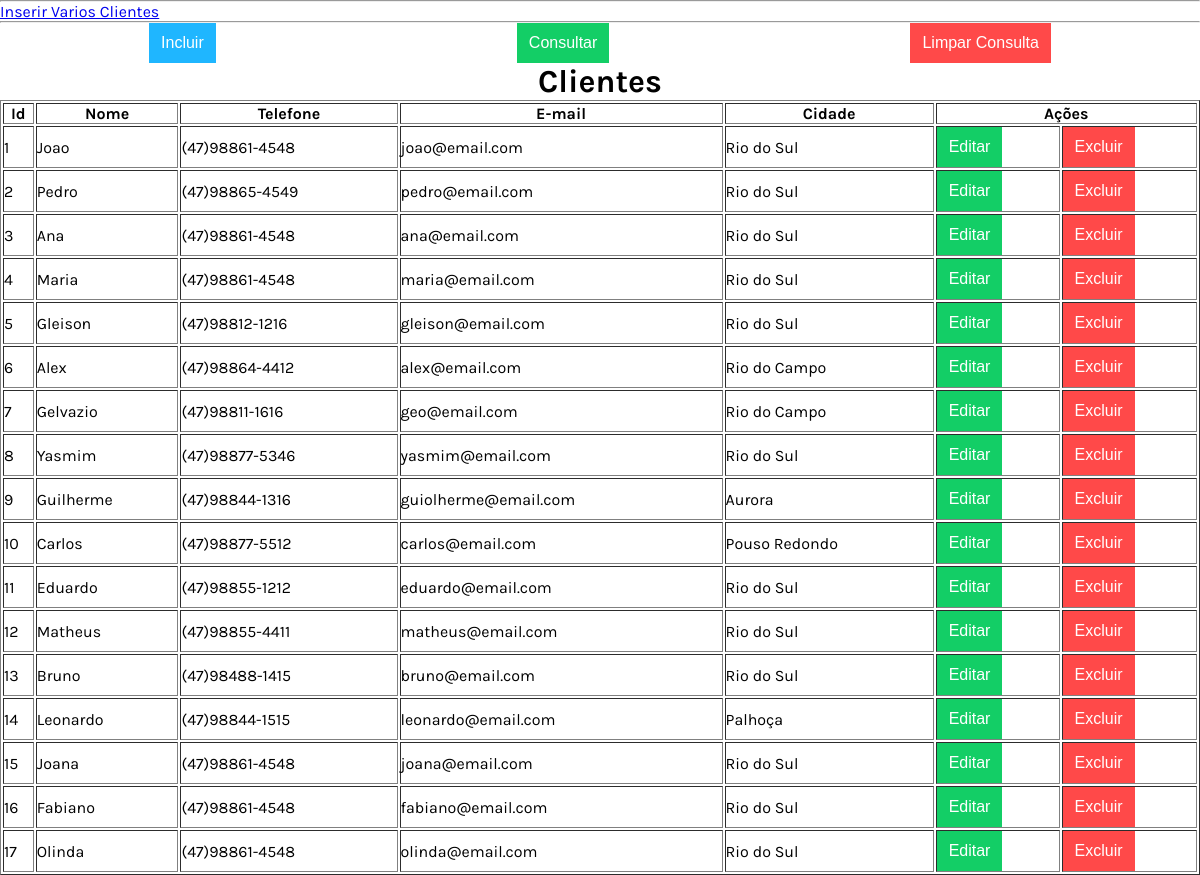
Page /consulta-cliente-simples.php on the earlier database version.
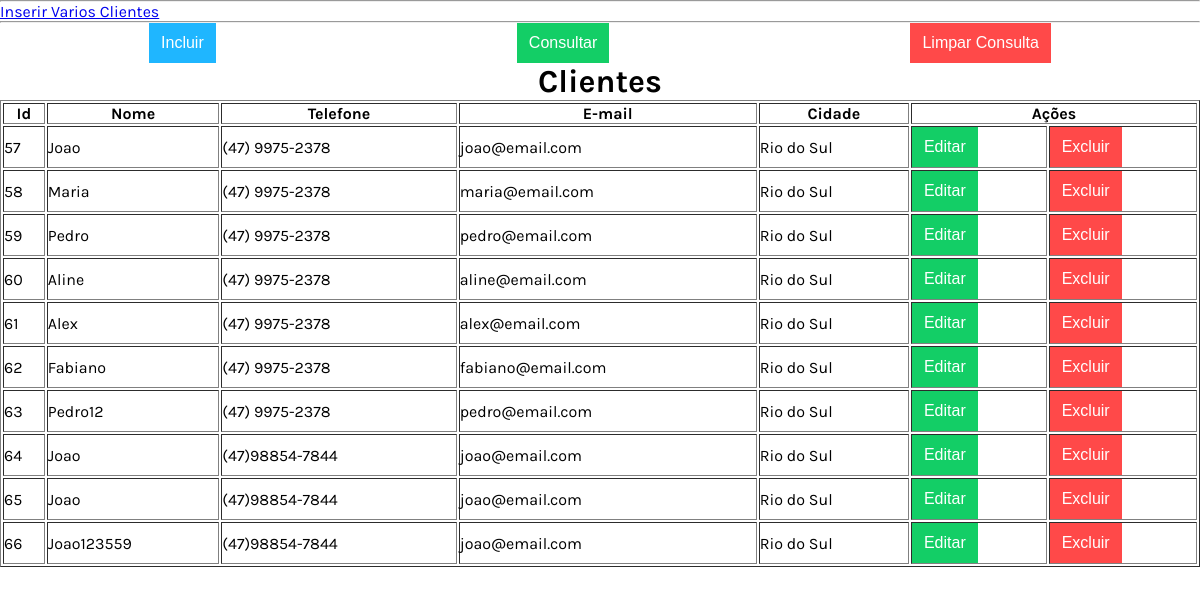
Same page on the later database version.
### tables this page shows
CREATE TABLE cliente (cliente_id INTEGER PRIMARY KEY AUTOINCREMENT NOT NULL, nome TEXT, telefone TEXT, email TEXT, cidade TEXT);

### consulta-cliente-simples.php (the view, shortened to what the changed rows need)
<?php
function getDados(){
    $pdo = getConexao();
    $query = "SELECT * FROM `cliente`";
    $stmt = $pdo->prepare($query);
    $stmt->execute();
    $aDados = array();
    while ($result = $stmt->fetch(PDO::FETCH_ASSOC)) {
        $aDados[] = $result;
    }
    return $aDados;
}
function getColunasTabela(){
    $html_colunas_tabela = '';
    $aDados = getDados();
    if (count($aDados)) {
        foreach ($aDados as $aContato) {
            $html_colunas_tabela .= "<tr>";
            $cliente_id = $aContato["cliente_id"];
            $nome       = $aContato["nome"];
            $telefone   = $aContato["telefone"];
            $email      = $aContato["email"];
            $cidade     = $aContato["cidade"];
            $html_colunas_tabela .= "<td>$cliente_id</td>";
            $html_colunas_tabela .= "<td>$nome</td>";
            $html_colunas_tabela .= "<td>$telefone</td>";
            $html_colunas_tabela .= "<td>$email</td>";
            $html_colunas_tabela .= "<td>$cidade</td>";
            $html_colunas_tabela .= getAcoesCliente($cliente_id);
            $html_colunas_tabela .= "</tr>";
        }
    } else {
        $html_colunas_tabela .= "<tr><td colspan=\"7\" align='center'>Sem dados para exibir</td></tr>";
    }
    return $html_colunas_tabela;
}
function getAcoesCliente($cliente_id) {
    $html_acao = '<td>
                        <button type="button" class="button green"
                            onclick="editarCliente(' . $cliente_id . ')">Editar</button>
                   </td>
                   <td>
                        <button type="button" class="button red"
                            onclick="excluirCliente(' . $cliente_id . ')">Excluir</button>
                    </td>';
    return $html_acao;
}
function carregaCabecalho() {
    $html = '<!DOCTYPE html>
            <html lang="pt-BR">
            <head>
                <meta charset="UTF-8">
                <meta http-equiv="X-UA-Compatible" content="IE=edge">
                <meta name="viewport" content="width=device-width, initial-scale=1.0">
                <link rel="preconnect" href="https://fonts.gstatic.com">
                <link href="https://fonts.googleapis.com/css2?family=Karla:ital,wght@0,400;0,700;1,200;1,800&display=swap"
                      rel="stylesheet">
                <link rel="stylesheet" href="css/button.css">
                <link rel="stylesheet" href="css/main.css">
                <link rel="stylesheet" href="css/button.css">
                <link rel="stylesheet" href="css/records.css">
                <link rel="stylesheet" href="css/modal.css">
                <script src="js/jquery.min.js" defer></script>
                <script src="js/cliente.js" defer></script>
                <title>Cliente</title>
            </head>
            <body>';
    return $html;
}
function getAcoesInclusao(){
    return '<section class="acoes">
                <button type="button" class="button blue mobile" id="cadastrarCliente">Incluir</button>
                <button type="button" class="button green" id="consultarDadosCliente">Consultar</button>
                <button type="button" class="button red" id="limparDadosCliente">Limpar Consulta</button>
            </section>';
}
function getModalClientes(){
    return '<div class="modal" id="modal">
            <div class="modal-content">
                <header class="modal-header">
                    <h2>Novo Cliente</h2>
                    <span class="modal-close" id="modalClose">&#10006;</span>
                </header>
                <form id="form" class="modal-form">
                    <input type="hidden" id="cliente_id" class="modal-field" placeholder="Id">
                    <input type="text" id="nome" data-index="new" class="modal-field" placeholder="Nome do Cliente" required value="Joao">
                    <input type="text" id="telefone" class="modal-field" placeholder="Telefone..." required value="(47)98854-7844">
                    <input type="email" id="email" class="modal-field" placeholder="E-mail..." required value="joao@email.com">
                    <input type="text" id="cidade" class="modal-field" placeholder="Cidade..." required value="Rio do Sul">
                </form>
                <footer class="modal-footer" id="modal-footer">
                    <button id="salvar" class="button green">Salvar</button>
                    <button id="cancelar" class="button blue">Cancelar</button>
                </footer>
            </div>
        </div>';
}
function carregaClientes(){
    $html_tabela = carregaCabecalho();
    $html_tabela .= '<a href="executa_insert_clientes.php" >Inserir Varios Clientes</a>';
    $html_tabela .= "<hr>";
    $html_tabela .= getAcoesInclusao();
    $html_tabela .= "<table border='1' id=\"tableDados\">";
    $html_tabela .= "<caption><h1>Clientes</h1></caption>";
    $html_tabela .= "<thead>";
    $html_tabela .= "    <tr>";
    $html_tabela .= "    <th>Id</th>";
    $html_tabela .= "    <th>Nome</th>";
    $html_tabela .= "    <th>Telefone</th>";
    $html_tabela .= "    <th>E-mail</th>";
    $html_tabela .= "    <th>Cidade</th>";
    $html_tabela .= "    <th colspan='2'>Ações</th>";
    $html_tabela .= "    </tr>";
    $html_tabela .= "</thead>";
    $html_tabela .= "<tbody>";
    $html_tabela .= getColunasTabela();
    $html_tabela .= "</tbody>";
    $html_tabela .= "</table>";
    $html_tabela .= getModalClientes();
    echo $html_tabela;
}
carregaClientes();

Differences in the rows shown:
removed cliente: cliente_id "1", nome "Joao", telefone "(47)98861-4548", email "joao@email.com", cidade "Rio do Sul"
removed cliente: cliente_id "2", nome "Pedro", telefone "(47)98865-4549", email "pedro@email.com", cidade "Rio do Sul"
removed cliente: cliente_id "3", nome "Ana", telefone "(47)98861-4548", email "ana@email.com", cidade "Rio do Sul"
removed cliente: cliente_id "4", nome "Maria", telefone "(47)98861-4548", email "maria@email.com", cidade "Rio do Sul"
removed cliente: cliente_id "5", nome "Gleison", telefone "(47)98812-1216", email "gleison@email.com", cidade "Rio do Sul"
removed cliente: cliente_id "6", nome "Alex", telefone "(47)98864-4412", email "alex@email.com", cidade "Rio do Campo"
removed cliente: cliente_id "7", nome "Gelvazio", telefone "(47)98811-1616", email "geo@email.com", cidade "Rio do Campo"
removed cliente: cliente_id "8", nome "Yasmim", telefone "(47)98877-5346", email "yasmim@email.com", cidade "Rio do Sul"
removed cliente: cliente_id "9", nome "Guilherme", telefone "(47)98844-1316", email "guiolherme@email.com", cidade "Aurora"
removed cliente: cliente_id "10", nome "Carlos", telefone "(47)98877-5512", email "carlos@email.com", cidade "Pouso Redondo"
removed cliente: cliente_id "11", nome "Eduardo", telefone "(47)98855-1212", email "eduardo@email.com", cidade "Rio do Sul"
removed cliente: cliente_id "12", nome "Matheus", telefone "(47)98855-4411", email "matheus@email.com", cidade "Rio do Sul"
removed cliente: cliente_id "13", nome "Bruno", telefone "(47)98488-1415", email "bruno@email.com", cidade "Rio do Sul"
removed cliente: cliente_id "14", nome "Leonardo", telefone "(47)98844-1515", email "leonardo@email.com", cidade "Palhoça"
removed cliente: cliente_id "15", nome "Joana", telefone "(47)98861-4548", email "joana@email.com", cidade "Rio do Sul"
removed cliente: cliente_id "16", nome "Fabiano", telefone "(47)98861-4548", email "fabiano@email.com", cidade "Rio do Sul"
removed cliente: cliente_id "17", nome "Olinda", telefone "(47)98861-4548", email "olinda@email.com", cidade "Rio do Sul"
added cliente: cliente_id "57", nome "Joao", telefone "(47) 9975-2378", email "joao@email.com", cidade "Rio do Sul"
added cliente: cliente_id "58", nome "Maria", telefone "(47) 9975-2378", email "maria@email.com", cidade "Rio do Sul"
added cliente: cliente_id "59", nome "Pedro", telefone "(47) 9975-2378", email "pedro@email.com", cidade "Rio do Sul"
added cliente: cliente_id "60", nome "Aline", telefone "(47) 9975-2378", email "aline@email.com", cidade "Rio do Sul"
added cliente: cliente_id "61", nome "Alex", telefone "(47) 9975-2378", email "alex@email.com", cidade "Rio do Sul"
added cliente: cliente_id "62", nome "Fabiano", telefone "(47) 9975-2378", email "fabiano@email.com", cidade "Rio do Sul"
added cliente: cliente_id "63", nome "Pedro12", telefone "(47) 9975-2378", email "pedro@email.com", cidade "Rio do Sul"
added cliente: cliente_id "64", nome "Joao", telefone "(47)98854-7844", email "joao@email.com", cidade "Rio do Sul"
added cliente: cliente_id "65", nome "Joao", telefone "(47)98854-7844", email "joao@email.com", cidade "Rio do Sul"
added cliente: cliente_id "66", nome "Joao123559", telefone "(47)98854-7844", email "joao@email.com", cidade "Rio do Sul"
